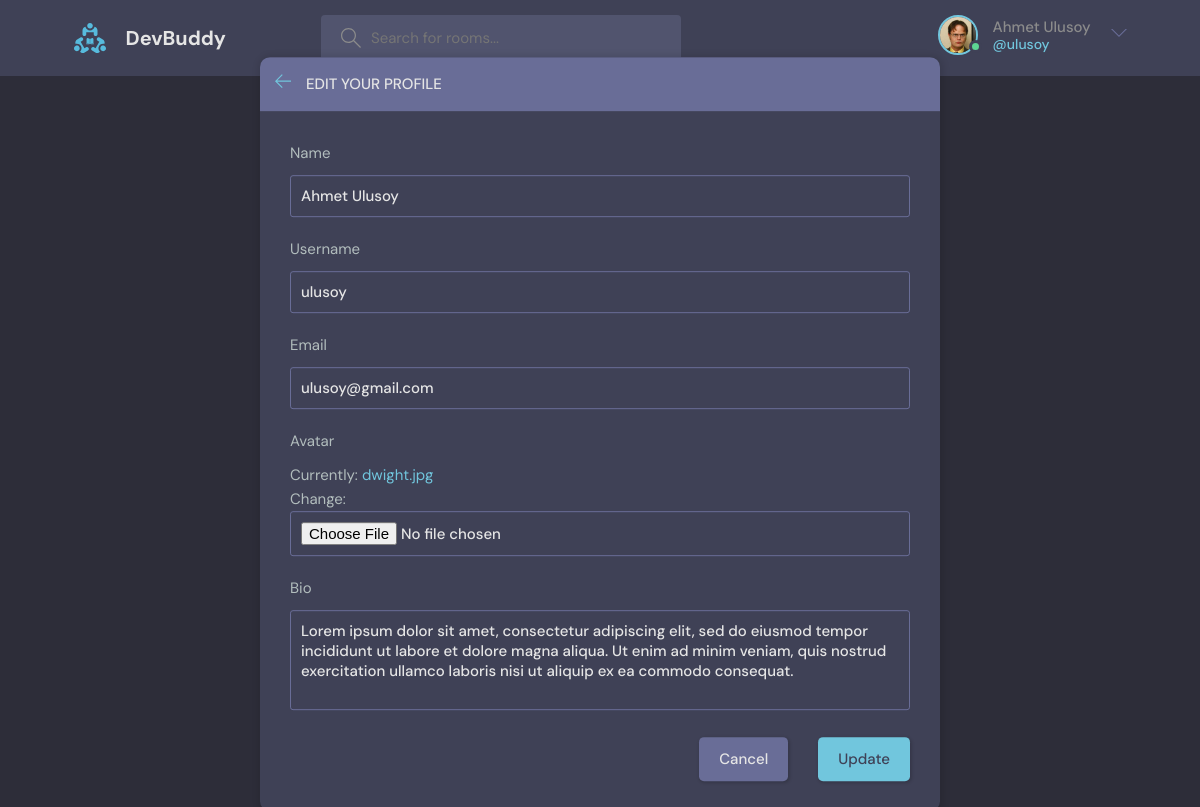
The page /update-user/ (signed in) on the database its author committed.
### base/models.py (models this page shows)
class User(AbstractUser):
    name = models.CharField(max_length=200, null=True)
    email = models.EmailField(unique=True, null=True)
    bio = models.TextField(null=True)
    avatar = models.ImageField(null=True, default="avatar.svg")
    USERNAME_FIELD = "email"
    REQUIRED_FIELDS = []

### base/views.py (the view)
# urls.py: path('update-user/', views.updateUser, name="update-user"),
@login_required(login_url="login")
def updateUser(request):
    user = request.user
    form = UserForm(instance=user)
    if request.method == "POST":
        form = UserForm(request.POST, request.FILES, instance=user)
        if form.is_valid():
            form.save()
            return redirect("user-profile", pk=user.id)
    return render(request, "base/update-user.html", {"form": form})

### base/forms.py
class UserForm(ModelForm):
    class Meta:
        model = User
        fields = ["name", "username", "email", "avatar", "bio"]

### base/templates/base/update-user.html
{% extends "main.html" %} {% block content %}
<main class="update-account layout">
  <div class="container">
    <div class="layout__box">
      <div class="layout__boxHeader">
        <div class="layout__boxTitle">
          <a href="{% url 'home' %}">
            <svg
              version="1.1"
              xmlns="http://www.w3.org/2000/svg"
              width="32"
              height="32"
              viewBox="0 0 32 32"
            >
              <title>arrow-left</title>
              <path
                d="M13.723 2.286l-13.723 13.714 13.719 13.714 1.616-1.611-10.96-10.96h27.625v-2.286h-27.625l10.965-10.965-1.616-1.607z"
              ></path>
            </svg>
          </a>
          <h3>Edit your profile</h3>
        </div>
      </div>
      <div class="layout__body">
        <form
          class="form"
          action=""
          method="POST"
          enctype="multipart/form-data"
        >
          {% csrf_token %} {% for field in form %}
          <div class="form__group">
            <label for="profile_pic">{{field.label}}</label>
            {{field}}
          </div>
          {% endfor %}
          <div class="form__action">
            <a class="btn btn--dark" href="index.html">Cancel</a>
            <button class="btn btn--main" type="submit">Update</button>
          </div>
        </form>
      </div>
    </div>
  </div>
</main>
{% endblock content %}

### templates/includes/navbar.html (shortened to what this page needs)
{% load static %}
<header class="header header--loggedIn">
  <div class="container">
    <a href="{% url 'home' %}" class="header__logo">
      <img src="{% static 'images/logo.svg' %}" />
      <h1>DevBuddy</h1>
    </a>
    <form class="header__search" method="GET" action="{% url 'home' %}">
      <label>
        <input name="q" placeholder="Search for rooms..." />
      </label>
    </form>
    <nav class="header__menu">
      {% if request.user.is_authenticated %}
      <div class="header__user">
        <a href="{% url 'user-profile' request.user.id %}">
          <div class="avatar avatar--medium active">
            <img src="{{request.user.avatar.url}}" />
          </div>
          <p>{{request.user.name}} <span>@{{request.user.username}}</span></p>
        </a>
        <button class="dropdown-button">
          <svg
            version="1.1"
            xmlns="http://www.w3.org/2000/svg"
            width="32"
            height="32"
            viewBox="0 0 32 32"
          >
            <title>chevron-down</title>
            <path d="M16 21l-13-13h-3l16 16 16-16h-3l-13 13z"></path>
          </svg>
        </button>
      </div>
      {% else %}
      <a href="{% url 'login' %}">
        <img src="{% static 'images/avatar.svg' %}" />
        <p>Login</p>
      </a>
      {% endif %}
    </nav>
  </div>
</header>

### rows shown on the page
User: user.avatar (picture), user.name "Ahmet Ulusoy", user.username "ulusoy", form "Ahmet Ulusoy" "ulusoy" "ulusoy@gmail.com" "Lorem ipsum dolor sit amet, consectetur adipiscing elit, sed do eiusmod tempor incididunt ut labore et dolore magna aliqua. Ut enim ad minim veniam, quis nostrud exercitation ullamco laboris nisi ut aliquip ex ea commodo consequat."

### other values the page prints
{{ field.label }} "Name" "Username" "Email" "Avatar" "Bio"
